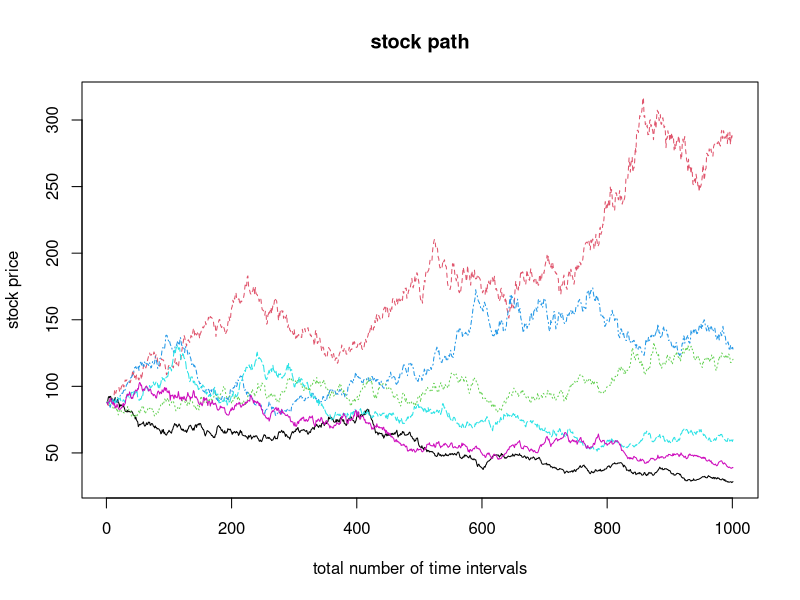

This chart was generated by the following R code: (Note: this script raises an error after producing the figure.)
n= 6000

# m=2^31-1
# a=7^5
# b=0
# 
# 
# #first n uniform numbers
# U1= rep(NA,n)
# U1[1]=5
# for (i in 1:(length(U1)-1)){
#   U1[i+1]=(a*U1[i]+b)%%m
# }
# U1=U1/m
# # second n uniform numbers
# U2 = rep(NA,n)
# U2[1]=6
# for (i in 1:(length(U2)-1)){
#   U2[i+1]=(a*U2[i]+b)%%m
# }
# U2=U2/m
# 
# Narray1_BM = rep(NA,n)
# Narray2_BM = rep(NA,n)
# 
# Narray1_BM = sqrt(-2*log(U1))*cos(2*pi*U2)
# Narray2_BM = sqrt(-2*log(U1))*sin(2*pi*U2)

S0 = 88;  
sigma = 0.18; 
r = 0.04;

T = 10;
h =1000; 
Dt = T/h; 
n = 6; # number of simulations

onescol = matrix(data = 1,nrow = n, ncol = 1)
ranmat = matrix(data = rnorm(n*h),nrow = n,ncol = h)  
expranmat= exp((r-0.5*sigma^2)*Dt+sigma*sqrt(Dt)*ranmat)
St = S0*cbind(onescol,t(apply(X = expranmat,MARGIN = 1, FUN = cumprod)))

# another way! turn * to +  same answer
zeroscol = matrix(data = 0,nrow = n, ncol = 1)
expranmat2 = (r-0.5*sigma^2)*Dt+sigma*sqrt(Dt)*ranmat
St2 = exp(log(S0)+cbind(zeroscol,t(apply(X = expranmat2,MARGIN = 1, FUN = cumsum))))

matplot(t(St),type = "l",xlab = "total number of time intervals", ylab = "stock price", main="stock path")

#----------- UNCOMMENT TO HAVE BOTH GRAPHS ON SAME PLOT ---------------#

T= seq(100,1000,by=100)
points(T,rowMeans(ST),main = "E(ST) vs T ",ylab = "S(T)",col="red",pch=15)

# repeat with sigma=0.35, stock price path will have greater variation and a higher range for final value

